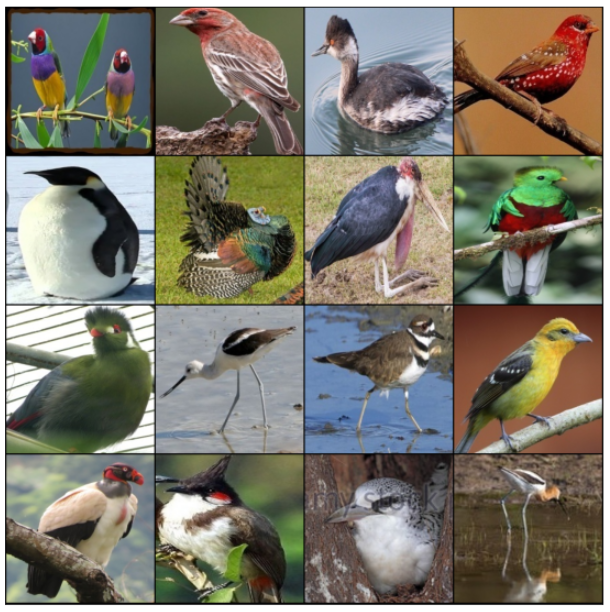
#> input picture pretrained/assets/birds_400.png, 610 x 612 px, given in place of sample.mp4, which was not available
$ python camshift.py
#> lines starting #> are read from the running program, lines starting #| are printed output that depends on the picture; after the words box and inside, x2 and y2 are one past the last pixel; in counts of white or black regions, pixels touching at a corner belong together; long printed decimals are rounded; pictures that were not available may be replaced by others from this repository, and a replacement may not be noted
import numpy as np
import cv2 as cv
cap = cv.VideoCapture('../samples/sample.mp4')
# take first frame of the video
ret, frame = cap.read()
#> frame is the input picture: shape (612, 610, 3); mean B, G, R 107.5, 120.3, 124.6
# setup initial location of window
x, y, width, height = 300, 200, 100, 50
track_window = (x, y ,width, height)
# set up the ROI for tracking
roi = frame[y:y+height, x : x+width]
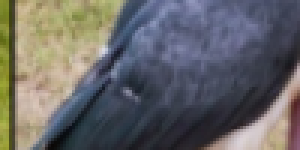
#> roi: shape (50, 100, 3) (shown 3 times larger); mean B, G, R 103.2, 102.9, 103.5
hsv_roi = cv.cvtColor(roi, cv.COLOR_BGR2HSV)
#> hsv_roi: shape (50, 100, 3); mean H, S, V 85.7, 69.8, 119.5
mask = cv.inRange(hsv_roi, np.array((0., 60., 32.)), np.array((180., 255., 255)))
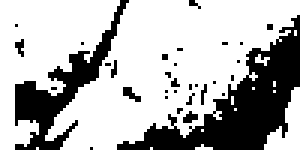
#> mask: shape (50, 100) (shown 3 times larger); 70.2% white; 32 black regions (30 under 20 px), largest, box (x1, y1, x2, y2) and area: (39, 5, 100, 50) 911, (5, 0, 43, 50) 469
roi_hist = cv.calcHist([hsv_roi], [0], mask, [180], [0, 180])
#> roi_hist = 180 values, max 375 at index 114, min 0 at index 35, mean 19.49
cv.normalize(roi_hist, roi_hist, 0, 255,cv.NORM_MINMAX)
# Setup the termination criteria, either 10 iteration or move by atleast 1 pt
term_crit = ( cv.TERM_CRITERIA_EPS | cv.TERM_CRITERIA_COUNT, 10, 1)
cv.imshow('roi',roi)
while(1):
    ret, frame = cap.read()
    if ret == True:

        hsv = cv.cvtColor(frame, cv.COLOR_BGR2HSV)
#> hsv: shape (612, 610, 3); mean H, S, V 51, 73.5, 134.7
        dst = cv.calcBackProject([hsv], [0], roi_hist, [0, 180], 1)
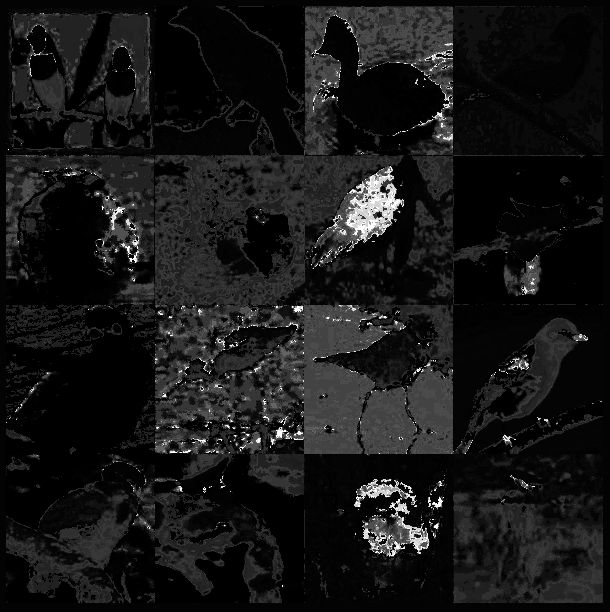
#> dst: shape (612, 610); min 0, max 255, mean 22.8
        # apply meanshift to get the new location
        ret, track_window = cv.CamShift(dst, track_window, term_crit)
#> ret = ((364, 208), (69.15, 95.47), 78.5); track_window = (316, 173, 96, 70)

        # Draw it on image
        pts = cv.boxPoints(ret)
#> pts = [[310.3, 183.6], [403.9, 164.6], [417.7, 232.4], [324.1, 251.4]]
        print(pts)
#| [[310.329 183.635]
#|  [403.883 164.6    ]
#|  [417.671 232.365]
#|  [324.117 251.4    ]]
        pts = np.int0(pts)
#> pts = [[310, 183], [403, 164], [417, 232], [324, 251]]
        final_image = cv.polylines(frame, [pts], True, (0, 255, 0), 2)
        #x,y,w,h = track_window
        #final_image = cv.rectangle(frame, (x,y), (x+w, y+h), 255, 3)

        cv.imshow('dst', dst)
        cv.imshow('final_image',final_image)
        k = cv.waitKey(30) & 0xff
#> (key Esc is pressed here)
        if k == 27:
            break
    else:
        break

$ run again, on pretrained/assets/chest_xray.png
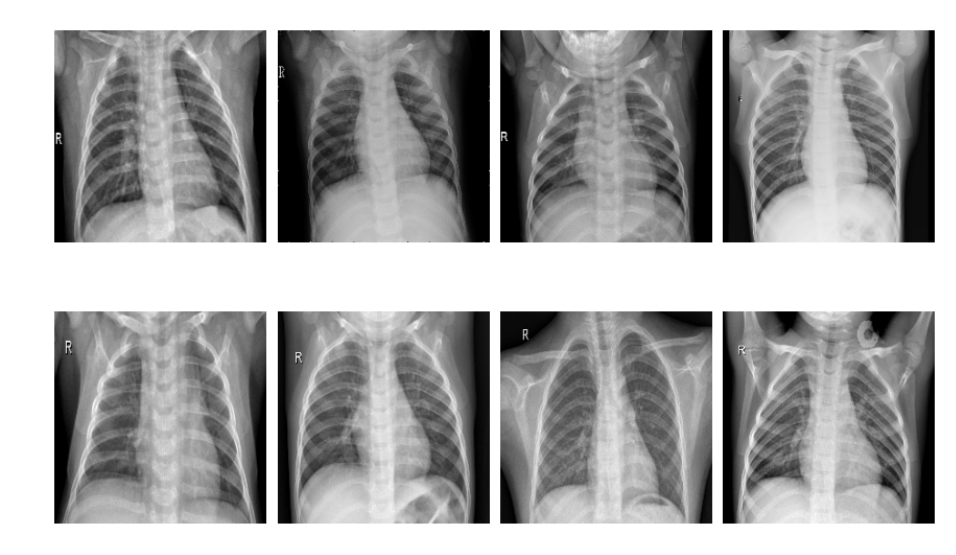
#> input picture pretrained/assets/chest_xray.png, 956 x 555 px, given in place of sample.mp4, which was not available
#> frame is the input picture: shape (555, 956, 3); min 0, max 255, mean 164.8
#> `roi = frame[y:y+height, x : x+width]`:
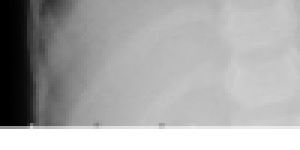
#> roi: shape (50, 100, 3) (shown 3 times larger); min 0, max 255, mean 169
#> hsv_roi: shape (50, 100, 3); mean H, S, V 0, 0, 169
#> mask: shape (50, 100); every value is 0
#> roi_hist = 180 values from 0 to 0
#> hsv: shape (555, 956, 3); mean H, S, V 0, 0, 164.8
#> dst: shape (555, 956); every value is 0
#> ret = ((0, 0), (0, 0), 0); track_window = (290, 190, 120, 70)
#> pts = [[0, 0], [0, 0], [0, 0], [0, 0]]
#| [[0. 0.]
#|  [0. 0.]
#|  [0. 0.]
#|  [0. 0.]]
